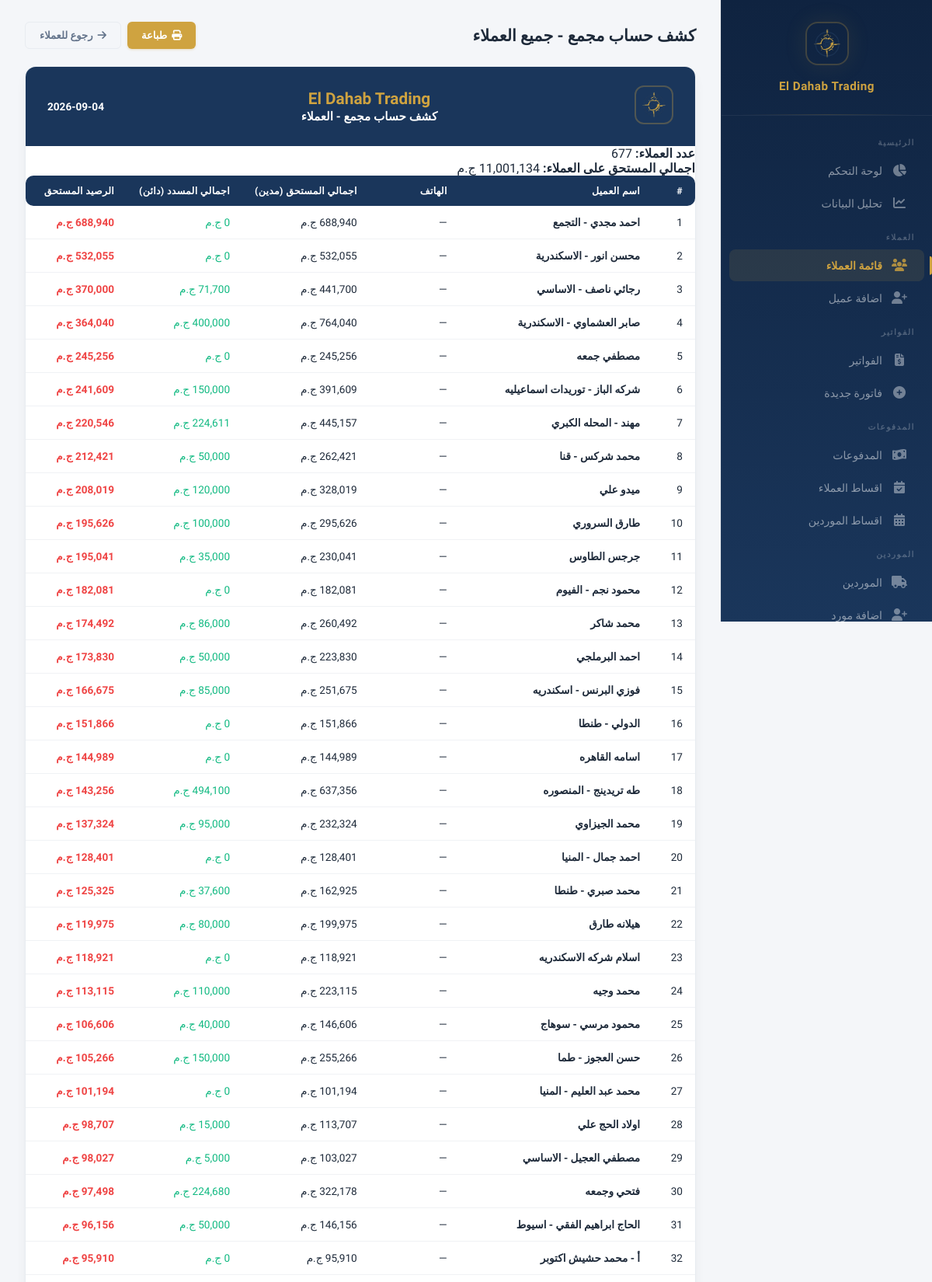
The app's page /reports/customers-statement (signed in, upper part) with its own data.
### models.py (models this page shows, shortened)
class Customer(db.Model):
    __tablename__ = 'customers'
    id = db.Column(db.Integer, primary_key=True)
    name = db.Column(db.String(200), nullable=False)
    phone = db.Column(db.String(50))
    address = db.Column(db.Text)
    account_type = db.Column(db.String(50), nullable=False, default='sales')
    notes = db.Column(db.Text)
    created_at = db.Column(db.DateTime, default=datetime.utcnow)
    invoices = db.relationship('Invoice', backref='customer', lazy=True)
    payments = db.relationship('Payment', backref='customer', lazy=True)
    returns = db.relationship('Return', backref='customer', lazy=True)
    installment_plans = db.relationship('InstallmentPlan', backref='customer', lazy=True)

### app.py (the view)
@app.route('/reports/customers-statement')
@login_required
def customers_statement_all():
    customers = Customer.query.order_by(Customer.name).all()
    rows = []
    for c in customers:
        entries = _customer_statement_rows(c)
        debit = sum(e['debit'] for e in entries)
        credit = sum(e['credit'] for e in entries)
        rows.append({'customer': c, 'debit': debit, 'credit': credit, 'balance': debit - credit})
    rows.sort(key=lambda r: r['balance'], reverse=True)
    return render_template('customers_statement_all.html', rows=rows,
        totals_debit=sum(r['debit'] for r in rows),
        totals_credit=sum(r['credit'] for r in rows),
        total_balance=sum(r['balance'] for r in rows),
        now=datetime.now())

### app.py (called while the page is built)
@app.context_processor
def inject_payment_methods():
    return {'PAYMENT_METHODS': PAYMENT_METHODS}

@app.before_request
def check_session_expiry():
    if 'user_id' in session and session.get('expires_at'):
        if datetime.utcnow().timestamp() > session['expires_at']:
            session.clear()
            flash('انتهت الجلسة، يرجى تسجيل الدخول مرة اخرى', 'warning')
            return redirect(url_for('login'))

@app.context_processor
def inject_user():
    if not hasattr(g, 'current_user'):
        g.current_user = db.session.get(User, session['user_id']) if 'user_id' in session else None
    return dict(current_user=g.current_user)

### models.py (called while the page is built)
    def has_permission(self, page):
        if self.is_admin:
            return True
        return any(p.page == page for p in self.permissions)

### templates/customers_statement_all.html (shortened to what this page needs)
{% extends "base.html" %}
{% block content %}
<div class="page-header no-print">
    <h1 style="font-size:1.3rem;font-weight:700;color:var(--text);">كشف حساب مجمع - جميع العملاء</h1>
    <div style="display:flex;gap:8px;">
        <button class="btn btn-gold" onclick="window.print();"><i class="fas fa-print"></i> طباعة</button>
        <a href="{{ url_for('customers_list') }}" class="btn btn-outline"><i class="fas fa-arrow-right"></i> رجوع للعملاء</a>
    </div>
</div>
<div class="invoice-print">
    <div class="invoice-print-header compact-header">
        <div>
            <img src="{{ url_for('static', filename='logo.png') }}" alt="Logo" class="compact-logo">
        </div>
        <div style="text-align:center;">
            <div class="company-name">El Dahab Trading</div>
            <div style="font-size:0.95rem;font-weight:700;color:#fff;margin-top:2px;">كشف حساب مجمع - العملاء</div>
        </div>
        <div style="text-align:left;display:flex;flex-direction:column;align-items:flex-end;gap:4px;">
            <div style="font-size:0.85rem;font-weight:800;color:#fff;">{{ now.strftime('%Y-%m-%d') }}</div>
        </div>
    </div>
    <div class="compact-info">
        <div><strong>عدد العملاء:</strong> {{ rows|length }}</div>
        <div><strong>اجمالي المستحق على العملاء:</strong> {{ "{:,.0f}".format(total_balance) }} ج.م</div>
    </div>
    <div class="invoice-items-area">
        <table class="compact-table statement-table">
            <thead>
                <tr>
                    <th style="width:40px;">#</th>
                    <th>اسم العميل</th>
                    <th style="width:110px;">الهاتف</th>
                    <th style="width:120px;">اجمالي المستحق (مدين)</th>
                    <th style="width:120px;">اجمالي المسدد (دائن)</th>
                    <th style="width:130px;">الرصيد المستحق</th>
                </tr>
            </thead>
            <tbody>
                {% for r in rows %}
                <tr>
                    <td>{{ loop.index }}</td>
                    <td style="font-weight:600;">{{ r.customer.name }}</td>
                    <td>{{ r.customer.phone or '—' }}</td>
                    <td>{{ "{:,.0f}".format(r.debit) }} ج.م</td>
                    <td class="text-success">{{ "{:,.0f}".format(r.credit) }} ج.م</td>
                    <td style="font-weight:800;" class="{{ 'text-danger' if r.balance > 0 else ('text-success' if r.balance < 0 else '') }}">{{ "{:,.0f}".format(r.balance) }} ج.م</td>
                </tr>
                {% endfor %}
            </tbody>
        </table>
    </div>
</div>
{% endblock %}

### static/css/style.css (style rules this page uses)
:root { --gold: #cfa340; --gold-light: #e8c96a; --gold-dark: #b8892e; --gold-glow: rgba(207, 163, 64, 0.15); --navy: #1a365b; --navy-light: #264a7a; --navy-dark: #0f2340; --bg: #f4f6f9; --card: #ffffff; --card-hover: #fafbfd; --border: #e8ecf1; --border-light: #f0f2f5; --text: #1e2a3a; --text-secondary: #64748b; --text-muted: #94a3b8; --success: #10b981; --success-bg: rgba(16, 185, 129, 0.08); --danger: #ef4444; --danger-bg: rgba(239, 68, 68, 0.08); --warning: #f59e0b; --warning-bg: rgba(245, 158, 11, 0.08); --info: #3b82f6; --info-bg: rgba(59, 130, 246, 0.08); --sidebar-w: 272px; --shadow-xs: 0 1px 2px rgba(0,0,0,0.04); --shadow-sm: 0 1px 3px rgba(0,0,0,0.06), 0 1px 2px rgba(0,0,0,0.04); --shadow-md: 0 4px 6px -1px rgba(0,0,0,0.07), 0 2px 4px -2px rgba(0,0,0,0.05); --shadow-lg: 0 10px 15px -3px rgba(0,0,0,0.08), 0 4px 6px -4px rgba(0,0,0,0.04); --shadow-xl: 0 20px 25px -5px rgba(0,0,0,0.08), 0 8px 10px -6px rgba(0,0,0,0.04); --shadow-card: 0 1px 3px rgba(0,0,0,0.04), 0 1px 2px rgba(0,0,0,0.03); --shadow-card-hover: 0 10px 40px rgba(0,0,0,0.08); --radius: 14px; --radius-sm: 10px; --radius-xs: 6px; --transition: all 0.2s cubic-bezier(0.4, 0, 0.2, 1); }
* { margin: 0; padding: 0; box-sizing: border-box; }
html { scroll-behavior: smooth; }
body { font-family: 'IBM Plex Sans Arabic', -apple-system, BlinkMacSystemFont, sans-serif; background: var(--bg); color: var(--text); direction: rtl; min-height: 100vh; -webkit-font-smoothing: antialiased; -moz-osx-font-smoothing: grayscale; }
table { width: 100%; border-collapse: collapse; }
table thead th { background: var(--navy); color: #fff; padding: 12px 16px; font-size: 0.78rem; font-weight: 600; text-align: right; white-space: nowrap; letter-spacing: 0.3px; text-transform: uppercase; }
table thead th:first-child { border-radius: 0 var(--radius-sm) var(--radius-sm) 0; }
table thead th:last-child { border-radius: var(--radius-sm) 0 0 var(--radius-sm); }
table tbody td { padding: 13px 16px; border-bottom: 1px solid var(--border-light); font-size: 0.85rem; color: var(--text); }
table tbody tr { transition: var(--transition); }
.btn { display: inline-flex; align-items: center; gap: 6px; padding: 9px 18px; border: none; border-radius: var(--radius-xs); font-family: inherit; font-weight: 600; font-size: 0.82rem; cursor: pointer; transition: var(--transition); text-decoration: none; white-space: nowrap; }
.btn-gold { background: var(--gold); color: #fff; box-shadow: 0 1px 3px rgba(207,163,64,0.3); }
.btn-outline { background: transparent; border: 1.5px solid var(--border); color: var(--text-secondary); }
.invoice-print { background: #fff; border: 1px solid var(--border); border-radius: var(--radius); overflow: hidden; box-shadow: var(--shadow-lg); }
.invoice-print-header { background: var(--navy); color: #fff; padding: 24px 28px; display: flex; justify-content: space-between; align-items: center; }
.invoice-print-header img { width: 50px; height: 50px; border-radius: 12px; border: 2px solid rgba(207,163,64,0.3); object-fit: cover; }
.invoice-print-header .company-name { font-size: 1.3rem; font-weight: 700; color: var(--gold); }
.page-header { display: flex; justify-content: space-between; align-items: center; margin-bottom: 22px; gap: 12px; }
.page-header h1 { margin: 0; }
.text-success { color: var(--success); }
.text-danger { color: var(--danger); }

### records on screen
Customer: customer.name "احمد مجدي - التجمع", customer "—"
Customer: customer.name "محسن انور - الاسكندرية", customer "—"
Customer: customer.name "رجائي ناصف - الاساسي", customer "—"
Customer: customer.name "صابر العشماوي - الاسكندرية", customer "—"
Customer: customer.name "مصطفي جمعه", customer "—"
Customer: customer.name "شركه الباز - توريدات اسماعيليه", customer "—"
Customer: customer.name "مهند - المحله الكبري", customer "—"
Customer: customer.name "محمد شركس - قنا", customer "—"
Customer: customer.name "ميدو علي", customer "—"
Customer: customer.name "طارق السروري", customer "—"
Customer: customer.name "جرجس الطاوس", customer "—"
Customer: customer.name "محمود نجم - الفيوم", customer "—"
Customer: customer.name "محمد شاكر", customer "—"
Customer: customer.name "احمد البرملجي", customer "—"
Customer: customer.name "فوزي البرنس - اسكندريه", customer "—"
Customer: customer.name "الدولي - طنطا", customer "—"
Customer: customer.name "اسامه القاهره", customer "—"
Customer: customer.name "طه تريدينج - المنصوره", customer "—"
Customer: customer.name "محمد الجيزاوي", customer "—"
Customer: customer.name "احمد جمال - المنيا", customer "—"
Customer: customer.name "محمد صبري - طنطا", customer "—"
Customer: customer.name "هيلانه طارق", customer "—"
Customer: customer.name "اسلام شركه الاسكندريه", customer "—"
Customer: customer.name "محمد وجيه", customer "—"
Customer: customer.name "محمود مرسي - سوهاج", customer "—"
Customer: customer.name "حسن العجوز - طما", customer "—"
Customer: customer.name "محمد عبد العليم - المنيا", customer "—"
Customer: customer.name "اولاد الحج علي", customer "—"
Customer: customer.name "مصطفي العجيل - الاساسي", customer "—"
Customer: customer.name "فتحي وجمعه", customer "—"
Customer: customer.name "الحاج ابراهيم الفقي - اسيوط", customer "—"
Customer: customer.name "أ - محمد حشيش اكتوبر", customer "—"

### other values on screen
{{ rows|length }} "677"
{{ "{:,.0f}".format(total_balance) }} "11,001,134"
{{ "{:,.0f}".format(r.debit) }} "688,940" "532,055" "441,700" "764,040" "245,256" "391,609" "445,157" "262,421" "328,019" "295,626" "230,041" "182,081" "260,492" "223,830" "251,675" "151,866" "144,989" "637,356" "232,324" "128,401" "162,925" "199,975" "118,921" "223,115" "146,606" "255,266" "101,194" "113,707" "103,027" "322,178" "146,156" "95,910"
{{ "{:,.0f}".format(r.balance) }} "688,940" "532,055" "370,000" "364,040" "245,256" "241,609" "220,546" "212,421" "208,019" "195,626" "195,041" "182,081" "174,492" "173,830" "166,675" "151,866" "144,989" "143,256" "137,324" "128,401" "125,325" "119,975" "118,921" "113,115" "106,606" "105,266" "101,194" "98,707" "98,027" "97,498" "96,156" "95,910"
{{ "{:,.0f}".format(r.credit) }} "71,700" "50,000" "35,000" "86,000" "50,000" "85,000" "95,000" "37,600" "80,000" "40,000" "15,000" "5,000" "50,000"
